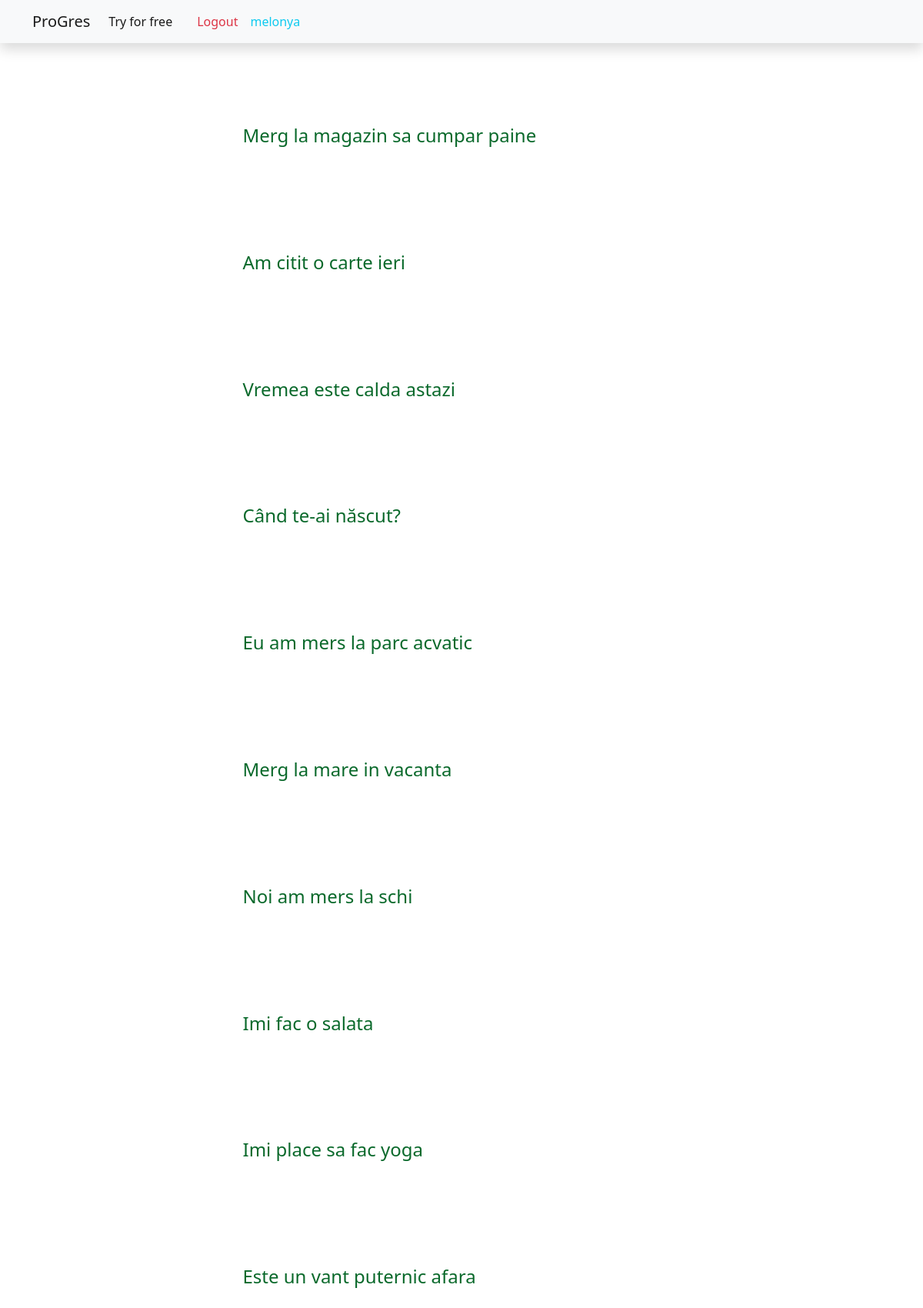
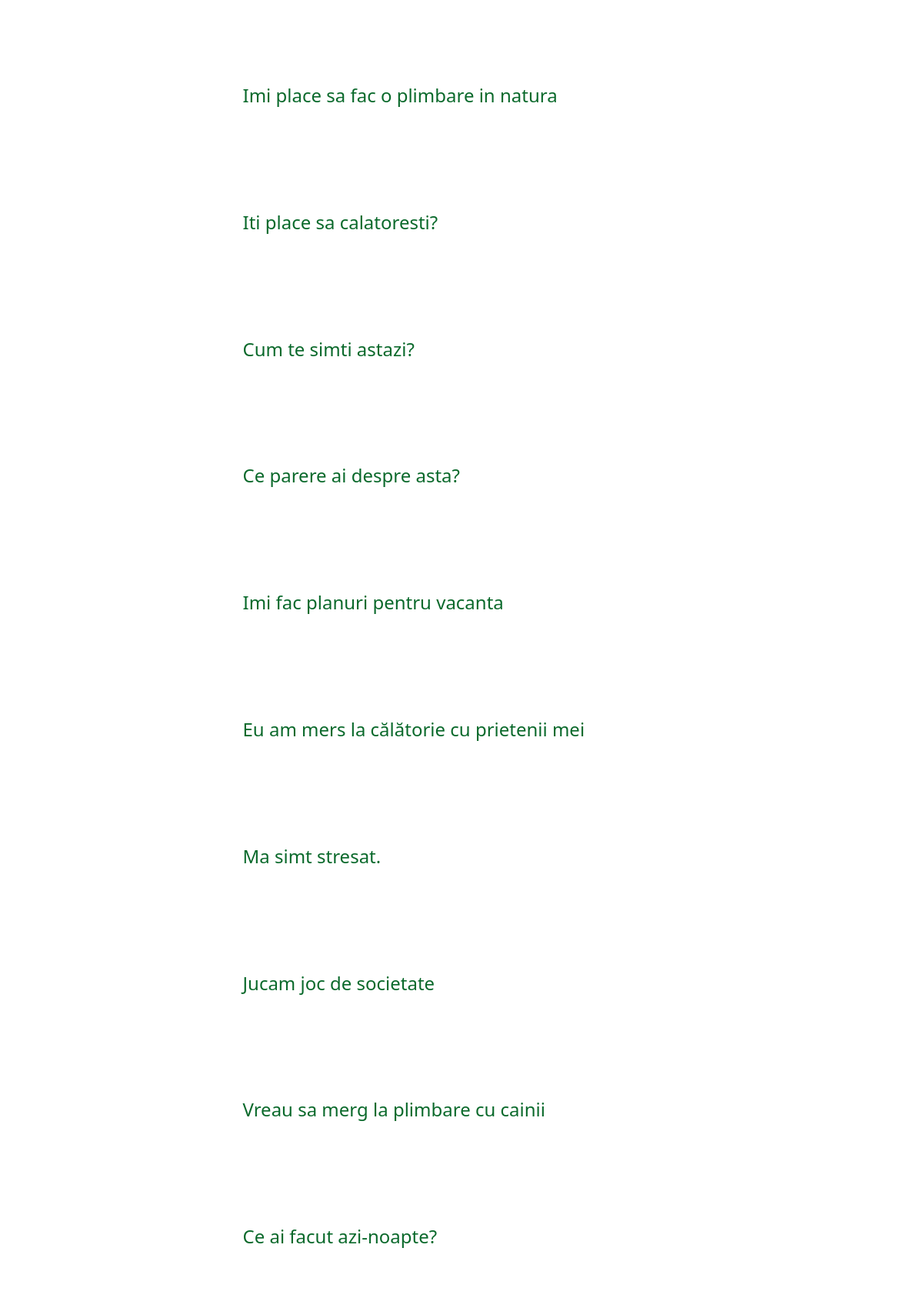
The app's page /try/ (signed in, upper part) with its own data (2 pictures, top to bottom).
### learn/models.py (models this page shows)
class Expression(models.Model):
    rom = models.CharField(max_length=500)
    eng = models.CharField(max_length=500)
    def __str__(self):
        s = ''.join(char for char in self.rom if char.isalnum())
        return s

### learn/views.py (the view)
# urls.py: path('try/', views.ExpressionListView.as_view(), name='try'),
class ExpressionListView(ListView):
    model = Expression
    template_name = 'learn/try.html'
    def get_queryset(self, *args, **kwargs):
        qs = super(ExpressionListView, self).get_queryset()
        qs = qs.order_by("?")
        return qs

### learn/templates/learn/try.html (shortened to what this page needs)
{% extends 'base.html' %}
{% block content %}
    <div class="container mt-3">
          <div class="row sticky">
      </div>
      <div class="row justify-content-lg-center">
            {% for exp in object_list %}
            <div class="col-lg-7 my-3 p-5">
                <h4 id="{{ exp.pk }}" style="color: rgba(2,100,36,0.97)">{{ exp.rom|capfirst }}</h4>
            </div>
            {% endfor %}
      </div>
      </div>
{% endblock %}

### templates/base.html (shortened to what this page needs)
{% load static %}
<!DOCTYPE html>
<html lang="en">
<head>
    <link rel="stylesheet" href="https://cdn.jsdelivr.net/npm/bootstrap@5.2.3/dist/css/bootstrap.min.css">
    <link rel="stylesheet" href="{% static 'style.css' %}">
</head>
<body>
<div class="container pb-5 mb-5">
    <nav class="navbar navbar-expand-lg bg-light shadow fixed-top">
  <div class="container">
    <a class="navbar-brand" href="{% url 'index' %}">ProGres</a>
    <div class="collapse navbar-collapse" id="navbarNav">
      <ul class="navbar-nav">
        <li class="nav-item">
          <a class="nav-link active" aria-current="page" href="{% url 'try' %}">Try for free</a>
         </li>
        <li class="nav-item">
          <a class="nav-link active" aria-current="page" href=""></a>
        </li>
          {% if request.user.is_authenticated %}
              <li class="nav-item">
            <a class="nav-link text-danger" href="{% url 'account_logout' %}">Logout</a>
              </li>
              <li class="nav-item">
            <a class="nav-link text-info" href="#">{{ request.user }}</a>
              </li>
          {% endif %}
      </ul>
    </div>
  </div>
</nav>
</div>
        {% block content %}
        {% endblock content %}
</body>
</html>

### static/style.css (style rules this page uses)
div.sticky { position: -webkit-sticky; position: sticky; top: 0; padding: 1px; font-size: 20px; }
a { text-decoration-line: none; color: aliceblue; }

### records on screen
Expression: rom "Merg la magazin sa cumpar paine"
Expression: rom "Am citit o carte ieri"
Expression: rom "Vremea este calda astazi"
Expression: rom "Când te-ai născut?"
Expression: rom "Eu am mers la parc acvatic"
Expression: rom "Merg la mare in vacanta"
Expression: rom "Noi am mers la schi"
Expression: rom "Imi fac o salata"
Expression: rom "Imi place sa fac yoga"
Expression: rom "Este un vant puternic afara"
Expression: rom "Imi place sa fac o plimbare in natura"
Expression: rom "Iti place sa calatoresti?"
Expression: rom "Cum te simti astazi?"
Expression: rom "Ce parere ai despre asta?"
Expression: rom "Imi fac planuri pentru vacanta"
Expression: rom "Eu am mers la călătorie cu prietenii mei"
Expression: rom "Ma simt stresat."
Expression: rom "Jucam joc de societate"
Expression: rom "Vreau sa merg la plimbare cu cainii"
Expression: rom "Ce ai facut azi-noapte?"

### other values on screen
{{ request.user }} "melonya"
